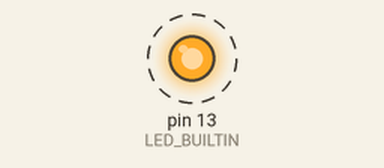
Simulated run of this sketch. Board: Arduino Uno, built with avr-gcc and run on an emulated ATmega328P. Shown: output pins drawn as LEDs (lit = HIGH). Dashed ring = blinking.

Above: at 0.5 s.
Timing chart, 0 to 4.6 s (numbered marks = the images above):
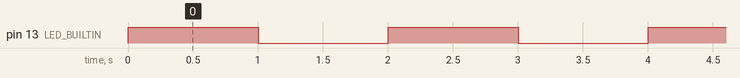

Measured:
- by itself, pin 13 (LED_BUILTIN): alternates HIGH for 1.0 s and LOW for 1.0 s

The sketch:

coprocessor.ino
```cpp
#include <Wire.h>

const byte BUS_ADDRESS = 0x42;
byte i2c_rx;
int led_state = 1;

void setup() {
  pinMode(LED_BUILTIN, OUTPUT);

  Wire.begin(BUS_ADDRESS);
  Wire.onReceive(i2cReceive);
  Wire.onRequest(i2cRequest);
}

void i2cReceive(int numBytes)
{
  // we assume 1 byte in this example - the register number
	i2c_rx = Wire.read();
}

void i2cRequest()
{
  // for simplicity, we always send a fixed-length buffer (4 bytes)
  switch(i2c_rx)
  {
    case 0:
      Wire.write("zero"); break;
    case 1:
      Wire.write("one "); break;
    case 2:
      Wire.write("two "); break;
    default:
      Wire.write("xxxx"); break;
  }

}

void loop() {
  digitalWrite(LED_BUILTIN, led_state);
  led_state = !led_state;
  delay(1000);
}
```
